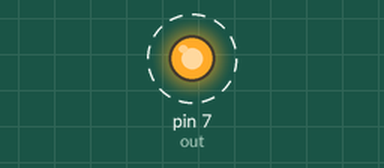
Recording of a sketch running on a simulated Arduino Uno, built with avr-gcc and run on an emulated ATmega328P. On the bench: output pins drawn as LEDs (lit = HIGH). Dashed ring = blinking.

Above: at 0.5 s.
Timing chart, 0 to 4.6 s (numbered marks = the images above):
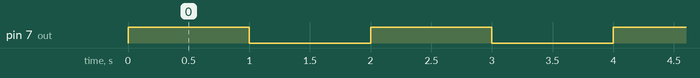

Measured:
- by itself, pin 7 (out): alternates HIGH for 1.0 s and LOW for 1.0 s

The sketch:

basic_blynk.ino
```cpp
int out = 7;
void setup()
{
	pinMode(out, OUTPUT);
}
void loop()
{
	digitalWrite(out,HIGH);
	delay(1000);
	digitalWrite(out,LOW);
	delay(1000);
}
```
